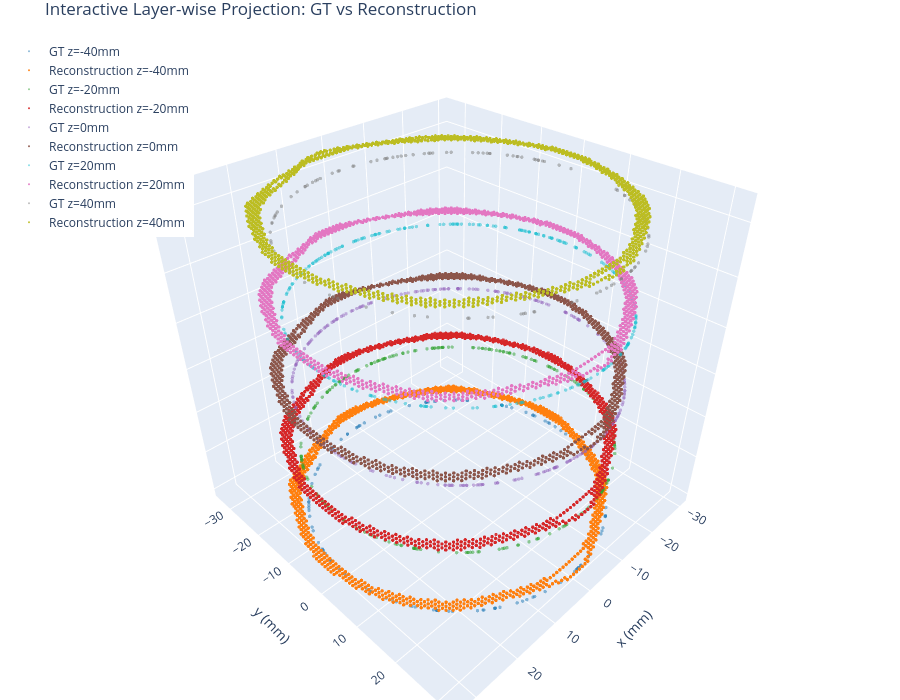

The code cell stored with this chart in its notebook:
### Code cell
import numpy as np
import plotly.graph_objects as go

# Parameters
z_layers_target = [-4, -2, 0, 2, 4]
layer_thickness = 1.0
z_base = 0
z_gap = 15
recon_offset = 3  # vertical offset within each pair

# Define color pairs (GT, Recon) for each layer
color_pairs = [
    ("#1f77b4", "#ff7f0e"),  # blue / orange
    ("#2ca02c", "#d62728"),  # green / red
    ("#9467bd", "#8c564b"),  # purple / brown
    ("#17becf", "#e377c2"),  # cyan / pink
    ("#7f7f7f", "#bcbd22")   # gray / olive
]

# Create figure
fig = go.Figure()

for i, z_center in enumerate(z_layers_target):
    z_min = z_center - layer_thickness / 2
    z_max = z_center + layer_thickness / 2
    layer_z_base = z_base + i * z_gap
    gt_color, recon_color = color_pairs[i]

    # GT projection
    gt_layer = gt_pts[(gt_pts[:, 2] >= z_min) & (gt_pts[:, 2] < z_max)]
    if len(gt_layer) > 0:
        fig.add_trace(go.Scatter3d(
            x=gt_layer[:, 0],
            y=gt_layer[:, 1],
            z=np.ones(len(gt_layer)) * layer_z_base,
            mode='markers',
            marker=dict(size=2, color=gt_color, opacity=0.5),
            name=f"GT z={z_center*10}mm"
        ))

    # Reconstruction projection
    recon_layer = recon_pts[(recon_pts[:, 2] >= z_min) & (recon_pts[:, 2] < z_max)]
    if len(recon_layer) > 0:
        fig.add_trace(go.Scatter3d(
            x=recon_layer[:, 0],
            y=recon_layer[:, 1],
            z=np.ones(len(recon_layer)) * (layer_z_base + recon_offset),
            mode='markers',
            marker=dict(size=2, color=recon_color, opacity=0.9),
            name=f"Reconstruction z={z_center*10}mm"
        ))

# Customize layout
fig.update_layout(
    scene=dict(
        xaxis_title='x (mm)',
        yaxis_title='y (mm)',
        zaxis_title='',
        zaxis=dict(showticklabels=False),
    ),
    title="Interactive Layer-wise Projection: GT vs Reconstruction",
    legend=dict(x=0.01, y=0.99),
    margin=dict(l=0, r=0, b=0, t=30),
    height=700
)

fig.show()

### Figure 1 — Plotly figure (JSON) as saved in the notebook; plotly's stock layout.template omitted (floating-point values rounded to 4 significant figures; data arrays with more than 128 entries replaced by an {"elided": "..."} marker saying what was removed)
{"data": [{"marker": {"color": "#1f77b4", "opacity": 0.5, "size": 2}, "mode": "markers", "name": "GT z=-40mm", "x": {"elided": "135 float values"}, "y": {"elided": "135 float values"}, "z": {"elided": "135 float values"}, "type": "scatter3d"}, {"marker": {"color": "#ff7f0e", "opacity": 0.9, "size": 2}, "mode": "markers", "name": "Reconstruction z=-40mm", "x": {"elided": "3396 float values"}, "y": {"elided": "3396 float values"}, "z": {"elided": "3396 float values"}, "type": "scatter3d"}, {"marker": {"color": "#2ca02c", "opacity": 0.5, "size": 2}, "mode": "markers", "name": "GT z=-20mm", "x": {"elided": "229 float values"}, "y": {"elided": "229 float values"}, "z": {"elided": "229 float values"}, "type": "scatter3d"}, {"marker": {"color": "#d62728", "opacity": 0.9, "size": 2}, "mode": "markers", "name": "Reconstruction z=-20mm", "x": {"elided": "3582 float values"}, "y": {"elided": "3582 float values"}, "z": {"elided": "3582 float values"}, "type": "scatter3d"}, {"marker": {"color": "#9467bd", "opacity": 0.5, "size": 2}, "mode": "markers", "name": "GT z=0mm", "x": {"elided": "261 float values"}, "y": {"elided": "261 float values"}, "z": {"elided": "261 float values"}, "type": "scatter3d"}, {"marker": {"color": "#8c564b", "opacity": 0.9, "size": 2}, "mode": "markers", "name": "Reconstruction z=0mm", "x": {"elided": "3492 float values"}, "y": {"elided": "3492 float values"}, "z": {"elided": "3492 float values"}, "type": "scatter3d"}, {"marker": {"color": "#17becf", "opacity": 0.5, "size": 2}, "mode": "markers", "name": "GT z=20mm", "x": {"elided": "261 float values"}, "y": {"elided": "261 float values"}, "z": {"elided": "261 float values"}, "type": "scatter3d"}, {"marker": {"color": "#e377c2", "opacity": 0.9, "size": 2}, "mode": "markers", "name": "Reconstruction z=20mm", "x": {"elided": "3671 float values"}, "y": {"elided": "3671 float values"}, "z": {"elided": "3671 float values"}, "type": "scatter3d"}, {"marker": {"color": "#7f7f7f", "opacity": 0.5, "size": 2}, "mode": "markers", "name": "GT z=40mm", "x": [20.6, 13.74, 20.71, -23.81, -7.594, -25.1, 24.21, -29.21, -6.745, 7.737, -28.86, -10.69, -5.207, 29.44, -2.385, -18.92, 0.1434, -23.13, -28.02, 29.59, 17.22, 25.12, -25.04, -22.0, 0.6348, 6.918, -29.99, 26.25, 9.474, -6.325, -5.482, -24.91, 3.325, -6.458, -16.22, 19.02, 28.2, 7.396, -29.01, 5.339, -17.56, -27.97, -2.337, 22.1, -26.81, -24.82, 0.923, -26.01, 24.12, -13.49, 11.82, 8.822, 18.58, 29.7, -0.4239, -24.36, 22.02, -8.094, 19.63, -27.6, 2.593, -26.94, 29.98, -17.17, -29.81, -16.33, -2.487, -27.66, -27.29, -29.0, 2.317, 20.2, -19.65, -16.82, -11.56, 27.49, 20.47, -13.03, -2.7, 13.25, 13.16, 14.85, -27.86, -25.1, 29.72, -14.25, -16.95, 14.34, -9.13, -28.78, 28.73, 25.87, -29.3, 26.65, 29.58, 9.448, -26.89, -9.591, -12.02, -21.81, -20.95, -9.381, 1.257, -21.43, 18.05, -20.46, 6.566, -12.22, 6.061, 29.54, -14.35, -5.209, 20.18, 14.56, -20.31, -24.08], "y": [21.81, -26.67, -21.71, -18.25, -29.02, -16.43, -17.71, -6.839, 29.23, 28.99, -8.208, -28.03, 29.54, 5.754, 29.91, 23.28, 30.0, -19.1, 10.71, -4.925, -24.57, 16.41, 16.52, 20.39, -29.99, 29.19, -0.7121, -14.53, -28.46, -29.33, 29.49, 16.72, 29.82, 29.3, -25.24, -23.2, 10.23, -29.07, -7.625, -29.52, -24.33, -10.86, 29.91, -20.29, -13.47, -16.86, -29.99, 14.95, 17.84, 26.8, -27.57, -28.67, 23.55, 4.243, 30.0, -17.5, -20.37, 28.89, -22.69, -11.75, 29.89, 13.21, -1.014, -24.6, -3.338, 25.16, -29.9, -11.6, -12.45, -7.69, -29.91, -22.18, -22.66, 24.84, -27.69, -12.02, 21.93, -27.02, -29.88, 26.91, 26.96, 26.07, 11.12, -16.43, -4.093, 26.4, -24.76, 26.35, -28.58, -8.474, -8.651, -15.19, -6.434, 13.77, 4.977, -28.47, 13.3, -28.43, 27.49, 20.6, 21.47, -28.5, 29.97, 21.0, 23.96, 21.94, -29.27, -27.4, -29.38, -5.234, -26.35, 29.54, -22.2, 26.23, -22.08, 17.9], "z": [60.0, 60.0, 60.0, 60.0, 60.0, 60.0, 60.0, 60.0, 60.0, 60.0, 60.0, 60.0, 60.0, 60.0, 60.0, 60.0, 60.0, 60.0, 60.0, 60.0, 60.0, 60.0, 60.0, 60.0, 60.0, 60.0, 60.0, 60.0, 60.0, 60.0, 60.0, 60.0, 60.0, 60.0, 60.0, 60.0, 60.0, 60.0, 60.0, 60.0, 60.0, 60.0, 60.0, 60.0, 60.0, 60.0, 60.0, 60.0, 60.0, 60.0, 60.0, 60.0, 60.0, 60.0, 60.0, 60.0, 60.0, 60.0, 60.0, 60.0, 60.0, 60.0, 60.0, 60.0, 60.0, 60.0, 60.0, 60.0, 60.0, 60.0, 60.0, 60.0, 60.0, 60.0, 60.0, 60.0, 60.0, 60.0, 60.0, 60.0, 60.0, 60.0, 60.0, 60.0, 60.0, 60.0, 60.0, 60.0, 60.0, 60.0, 60.0, 60.0, 60.0, 60.0, 60.0, 60.0, 60.0, 60.0, 60.0, 60.0, 60.0, 60.0, 60.0, 60.0, 60.0, 60.0, 60.0, 60.0, 60.0, 60.0, 60.0, 60.0, 60.0, 60.0, 60.0, 60.0], "type": "scatter3d"}, {"marker": {"color": "#bcbd22", "opacity": 0.9, "size": 2}, "mode": "markers", "name": "Reconstruction z=40mm", "x": {"elided": "3322 float values"}, "y": {"elided": "3322 float values"}, "z": {"elided": "3322 float values"}, "type": "scatter3d"}], "layout": {"scene": {"zaxis": {"title": {"text": ""}, "showticklabels": false}, "xaxis": {"title": {"text": "x (mm)"}}, "yaxis": {"title": {"text": "y (mm)"}}}, "legend": {"x": 0.01, "y": 0.99}, "margin": {"l": 0, "r": 0, "b": 0, "t": 30}, "title": {"text": "Interactive Layer-wise Projection: GT vs Reconstruction"}, "height": 700}}
